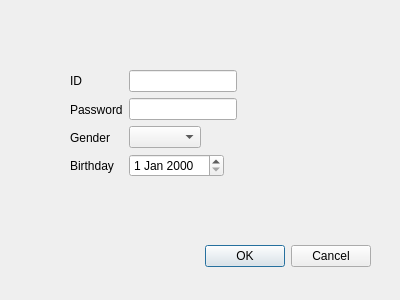
<?xml version="1.0" encoding="UTF-8"?>
<ui version="4.0">
 <class>Register</class>
 <widget class="QDialog" name="Register">
  <property name="geometry">
   <rect>
    <x>0</x>
    <y>0</y>
    <width>400</width>
    <height>300</height>
   </rect>
  </property>
  <property name="windowTitle">
   <string>Dialog</string>
  </property>
  <widget class="QDialogButtonBox" name="buttonBox">
   <property name="geometry">
    <rect>
     <x>30</x>
     <y>240</y>
     <width>341</width>
     <height>32</height>
    </rect>
   </property>
   <property name="orientation">
    <enum>Qt::Horizontal</enum>
   </property>
   <property name="standardButtons">
    <set>QDialogButtonBox::Cancel|QDialogButtonBox::Ok</set>
   </property>
  </widget>
  <widget class="QWidget" name="layoutWidget">
   <property name="geometry">
    <rect>
     <x>70</x>
     <y>70</y>
     <width>241</width>
     <height>171</height>
    </rect>
   </property>
   <layout class="QFormLayout" name="formLayout_2">
    <item row="0" column="0">
     <layout class="QVBoxLayout" name="verticalLayout">
      <item>
       <widget class="QLabel" name="label">
        <property name="text">
         <string>ID</string>
        </property>
       </widget>
      </item>
      <item>
       <widget class="QLabel" name="label_2">
        <property name="text">
         <string>Password</string>
        </property>
       </widget>
      </item>
      <item>
       <widget class="QLabel" name="label_3">
        <property name="text">
         <string>Gender</string>
        </property>
       </widget>
      </item>
      <item>
       <widget class="QLabel" name="label_4">
        <property name="text">
         <string>Birthday</string>
        </property>
       </widget>
      </item>
     </layout>
    </item>
    <item row="0" column="1">
     <layout class="QFormLayout" name="formLayout">
      <item row="0" column="0">
       <widget class="QLineEdit" name="lineEdit"/>
      </item>
      <item row="1" column="0">
       <widget class="QLineEdit" name="lineEdit_2"/>
      </item>
      <item row="2" column="0">
       <widget class="QComboBox" name="comboBox"/>
      </item>
      <item row="3" column="0">
       <widget class="QDateEdit" name="dateEdit"/>
      </item>
     </layout>
    </item>
   </layout>
  </widget>
 </widget>
 <tabstops>
  <tabstop>lineEdit</tabstop>
  <tabstop>lineEdit_2</tabstop>
  <tabstop>comboBox</tabstop>
  <tabstop>dateEdit</tabstop>
 </tabstops>
 <resources/>
 <connections>
  <connection>
   <sender>buttonBox</sender>
   <signal>accepted()</signal>
   <receiver>Register</receiver>
   <slot>accept()</slot>
   <hints>
    <hint type="sourcelabel">
     <x>248</x>
     <y>254</y>
    </hint>
    <hint type="destinationlabel">
     <x>157</x>
     <y>274</y>
    </hint>
   </hints>
  </connection>
  <connection>
   <sender>buttonBox</sender>
   <signal>rejected()</signal>
   <receiver>Register</receiver>
   <slot>reject()</slot>
   <hints>
    <hint type="sourcelabel">
     <x>316</x>
     <y>260</y>
    </hint>
    <hint type="destinationlabel">
     <x>286</x>
     <y>274</y>
    </hint>
   </hints>
  </connection>
 </connections>
</ui>
